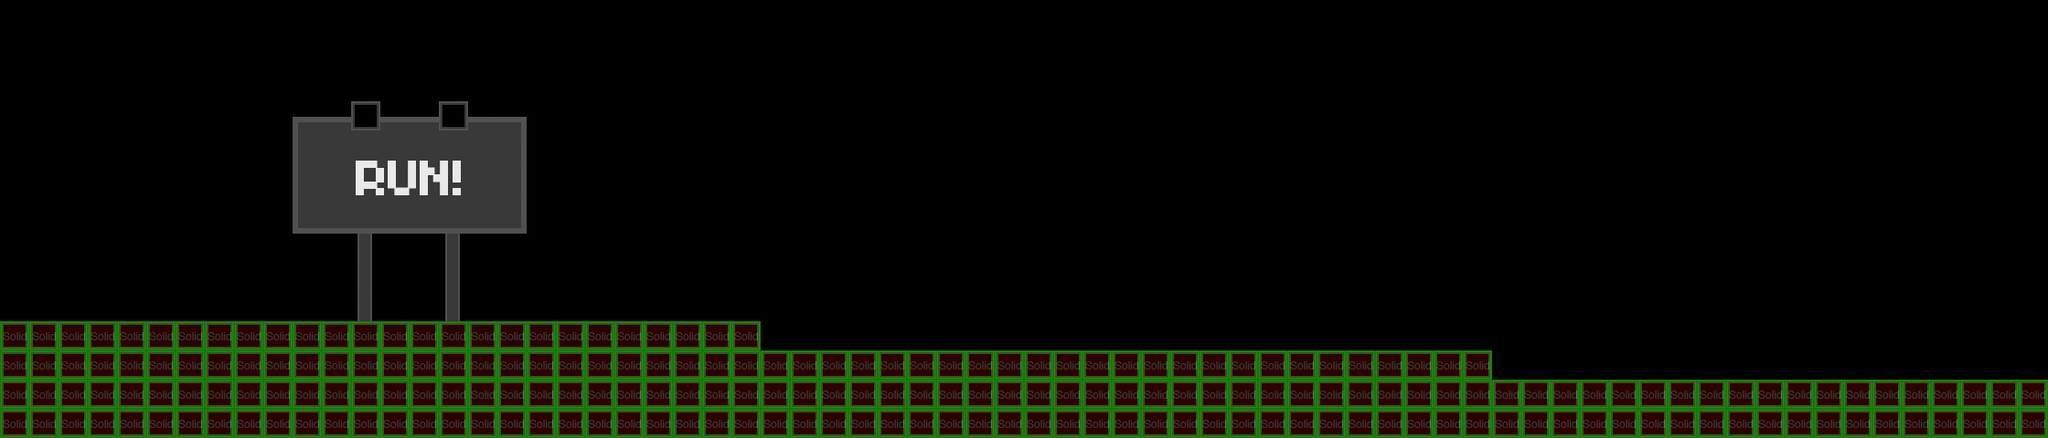

Below is a game level as drawn by its tile map, then a one-line description and the .tmx that defines it (tile-layer data replaced by summaries):
An orthogonal 70x15 tile map with 32x32 px tiles, 4 tile layers (Parallax_layer1, foreground, background, collision), 2 tilesets and 5 objects (me.LevelEntity, Final, StartCount, mainPlayer, InitialBlack).

<map version="1.0" orientation="orthogonal" width="70" height="15" tilewidth="32" tileheight="32">
 <properties>
  <property name="background_color" value="#00C0FF" />
 </properties>
 <tileset firstgid="1" name="area01_level_tiles" tilewidth="32" tileheight="32">
  <image source="tileset/tileset.png" width="1614" height="960" />
 </tileset>
 <tileset firstgid="1501" name="metatiles32x32" tilewidth="32" tileheight="32">
  <image source="tileset/metatiles32x32.png" width="192" height="32" />
  <tile id="0">
   <properties>
    <property name="type" value="solid" />
   </properties>
  </tile>
  <tile id="1">
   <properties>
    <property name="type" value="platform" />
   </properties>
  </tile>
 </tileset>
 <layer name="Parallax_layer1" width="70" height="15">
  <properties>
   <property name="imagesrc" value="parallax" />
  </properties>
  <data>[1050 cells, 0 non-empty, 0 distinct tile ids]</data>
 </layer>
 <layer name="foreground" width="70" height="15">
  <data>[1050 cells, 12 non-empty, 1 distinct tile ids]</data>
 </layer>
 <layer name="background" width="70" height="15">
  <data>[1050 cells, 255 non-empty, 39 distinct tile ids]</data>
 </layer>
 <objectgroup color="#00ff00" name="Entities" width="70" height="15">
  <object name="me.LevelEntity" x="1952" y="288" width="64" height="64">
   <properties>
    <property name="duration" value="50" />
    <property name="fade" value="#000000" />
    <property name="to" value="level02" />
   </properties>
  </object>
  <object name="Final" x="1952" y="336" width="64" height="64" />
  <object name="StartCount" x="108" y="187" width="62" height="94" />
  <object name="mainPlayer" x="109" y="187" width="32" height="32">
   <properties>
    <property name="image" value="gripe_run_right" />
    <property name="spritewidth" value="64" />
   </properties>
  </object>
  <object name="InitialBlack" x="107" y="187" width="64" height="96" />
 </objectgroup>
 <layer name="collision" width="70" height="15" opacity="0.22">
  <data>[1050 cells, 217 non-empty, 1 distinct tile ids]</data>
 </layer>
</map>
